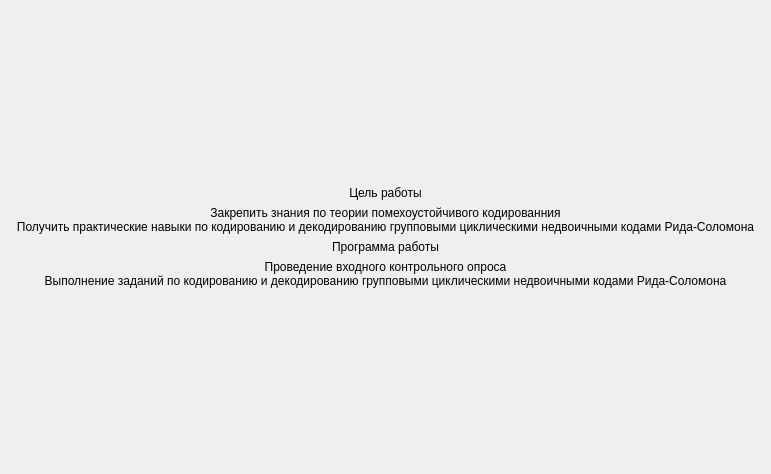
<?xml version="1.0" encoding="UTF-8"?>
<ui version="4.0">
 <class>ScreenAbout</class>
 <widget class="QFrame" name="ScreenAbout">
  <property name="geometry">
   <rect>
    <x>0</x>
    <y>0</y>
    <width>771</width>
    <height>474</height>
   </rect>
  </property>
  <property name="windowTitle">
   <string>Frame</string>
  </property>
  <layout class="QGridLayout" name="gridLayout">
   <property name="leftMargin">
    <number>0</number>
   </property>
   <property name="topMargin">
    <number>0</number>
   </property>
   <property name="rightMargin">
    <number>0</number>
   </property>
   <property name="bottomMargin">
    <number>0</number>
   </property>
   <item row="0" column="0">
    <layout class="QVBoxLayout" name="verticalLayout">
     <item>
      <spacer name="verticalSpacer">
       <property name="orientation">
        <enum>Qt::Vertical</enum>
       </property>
       <property name="sizeType">
        <enum>QSizePolicy::Expanding</enum>
       </property>
       <property name="sizeHint" stdset="0">
        <size>
         <width>0</width>
         <height>0</height>
        </size>
       </property>
      </spacer>
     </item>
     <item alignment="Qt::AlignVCenter">
      <widget class="QLabel" name="label">
       <property name="styleSheet">
        <string notr="true">font: 75 20pt &quot;MS Shell Dlg 2&quot;;</string>
       </property>
       <property name="text">
        <string>Цель работы</string>
       </property>
       <property name="alignment">
        <set>Qt::AlignCenter</set>
       </property>
       <property name="wordWrap">
        <bool>true</bool>
       </property>
      </widget>
     </item>
     <item alignment="Qt::AlignVCenter">
      <widget class="QLabel" name="label_2">
       <property name="styleSheet">
        <string notr="true">font: 16pt &quot;MS Shell Dlg 2&quot;;</string>
       </property>
       <property name="text">
        <string>Закрепить знания по теории помехоустойчивого кодированния
Получить практические навыки по кодированию и декодированию групповыми циклическими недвоичными кодами Рида-Соломона</string>
       </property>
       <property name="alignment">
        <set>Qt::AlignCenter</set>
       </property>
       <property name="wordWrap">
        <bool>true</bool>
       </property>
      </widget>
     </item>
     <item alignment="Qt::AlignVCenter">
      <widget class="QLabel" name="label_3">
       <property name="styleSheet">
        <string notr="true">font: 75 20pt &quot;MS Shell Dlg 2&quot;;</string>
       </property>
       <property name="text">
        <string>Программа работы</string>
       </property>
       <property name="alignment">
        <set>Qt::AlignCenter</set>
       </property>
       <property name="wordWrap">
        <bool>true</bool>
       </property>
      </widget>
     </item>
     <item alignment="Qt::AlignVCenter">
      <widget class="QLabel" name="label_4">
       <property name="styleSheet">
        <string notr="true">font: 16pt &quot;MS Shell Dlg 2&quot;;</string>
       </property>
       <property name="text">
        <string>Проведение входного контрольного опроса
Выполнение заданий по кодированию и декодированию групповыми циклическими недвоичными кодами Рида-Соломона</string>
       </property>
       <property name="alignment">
        <set>Qt::AlignCenter</set>
       </property>
       <property name="wordWrap">
        <bool>true</bool>
       </property>
      </widget>
     </item>
     <item>
      <spacer name="verticalSpacer_2">
       <property name="orientation">
        <enum>Qt::Vertical</enum>
       </property>
       <property name="sizeType">
        <enum>QSizePolicy::Expanding</enum>
       </property>
       <property name="sizeHint" stdset="0">
        <size>
         <width>0</width>
         <height>0</height>
        </size>
       </property>
      </spacer>
     </item>
    </layout>
   </item>
  </layout>
 </widget>
 <resources/>
 <connections/>
</ui>
